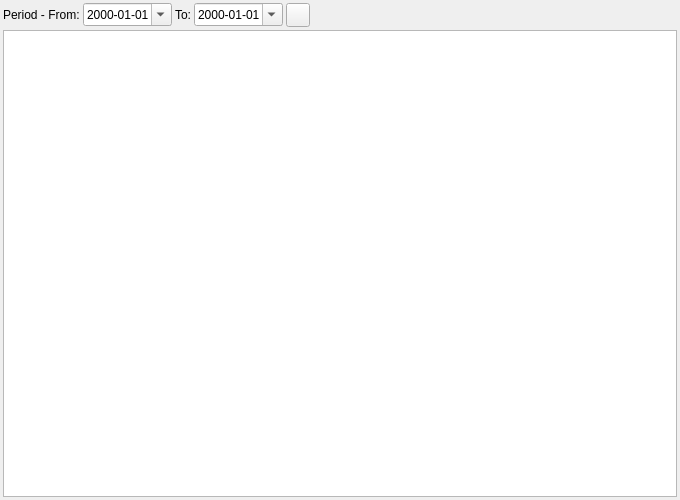
<?xml version="1.0" encoding="UTF-8"?>
<ui version="4.0">
 <class>ACC_AllocnReportWidget</class>
 <widget class="QWidget" name="ACC_AllocnReportWidget">
  <property name="geometry">
   <rect>
    <x>0</x>
    <y>0</y>
    <width>680</width>
    <height>500</height>
   </rect>
  </property>
  <property name="windowTitle">
   <string>Dialog</string>
  </property>
  <layout class="QGridLayout" name="gridLayout_2">
   <property name="leftMargin">
    <number>3</number>
   </property>
   <property name="topMargin">
    <number>3</number>
   </property>
   <property name="rightMargin">
    <number>3</number>
   </property>
   <property name="bottomMargin">
    <number>3</number>
   </property>
   <property name="spacing">
    <number>3</number>
   </property>
   <item row="0" column="0">
    <layout class="QHBoxLayout" name="horizontalLayout_2">
     <item>
      <widget class="QLabel" name="label">
       <property name="text">
        <string>Period - From:</string>
       </property>
      </widget>
     </item>
     <item>
      <widget class="QDateEdit" name="dtFrom">
       <property name="displayFormat">
        <string>yyyy-MM-dd</string>
       </property>
       <property name="calendarPopup">
        <bool>true</bool>
       </property>
      </widget>
     </item>
     <item>
      <widget class="QLabel" name="label_2">
       <property name="text">
        <string>To:</string>
       </property>
      </widget>
     </item>
     <item>
      <widget class="QDateEdit" name="dtTo">
       <property name="displayFormat">
        <string>yyyy-MM-dd</string>
       </property>
       <property name="calendarPopup">
        <bool>true</bool>
       </property>
      </widget>
     </item>
     <item>
      <widget class="QToolButton" name="pbRefresh">
       <property name="minimumSize">
        <size>
         <width>24</width>
         <height>24</height>
        </size>
       </property>
       <property name="maximumSize">
        <size>
         <width>24</width>
         <height>24</height>
        </size>
       </property>
       <property name="toolTip">
        <string>Refresh report</string>
       </property>
       <property name="text">
        <string/>
       </property>
       <property name="icon">
        <iconset resource="../../../db/src/gui/db.qrc">
         <normaloff>:/images/icons/arrow_refresh.png</normaloff>:/images/icons/arrow_refresh.png</iconset>
       </property>
      </widget>
     </item>
     <item>
      <spacer name="horizontalSpacer_2">
       <property name="orientation">
        <enum>Qt::Horizontal</enum>
       </property>
       <property name="sizeHint" stdset="0">
        <size>
         <width>40</width>
         <height>20</height>
        </size>
       </property>
      </spacer>
     </item>
    </layout>
   </item>
   <item row="1" column="0">
    <widget class="RB_TextEdit" name="teAlloc"/>
   </item>
  </layout>
 </widget>
 <customwidgets>
  <customwidget>
   <class>RB_TextEdit</class>
   <extends>QTextEdit</extends>
   <header location="global">rb_textedit.h</header>
  </customwidget>
 </customwidgets>
 <resources>
  <include location="../../../db/src/gui/db.qrc"/>
 </resources>
 <connections/>
</ui>
